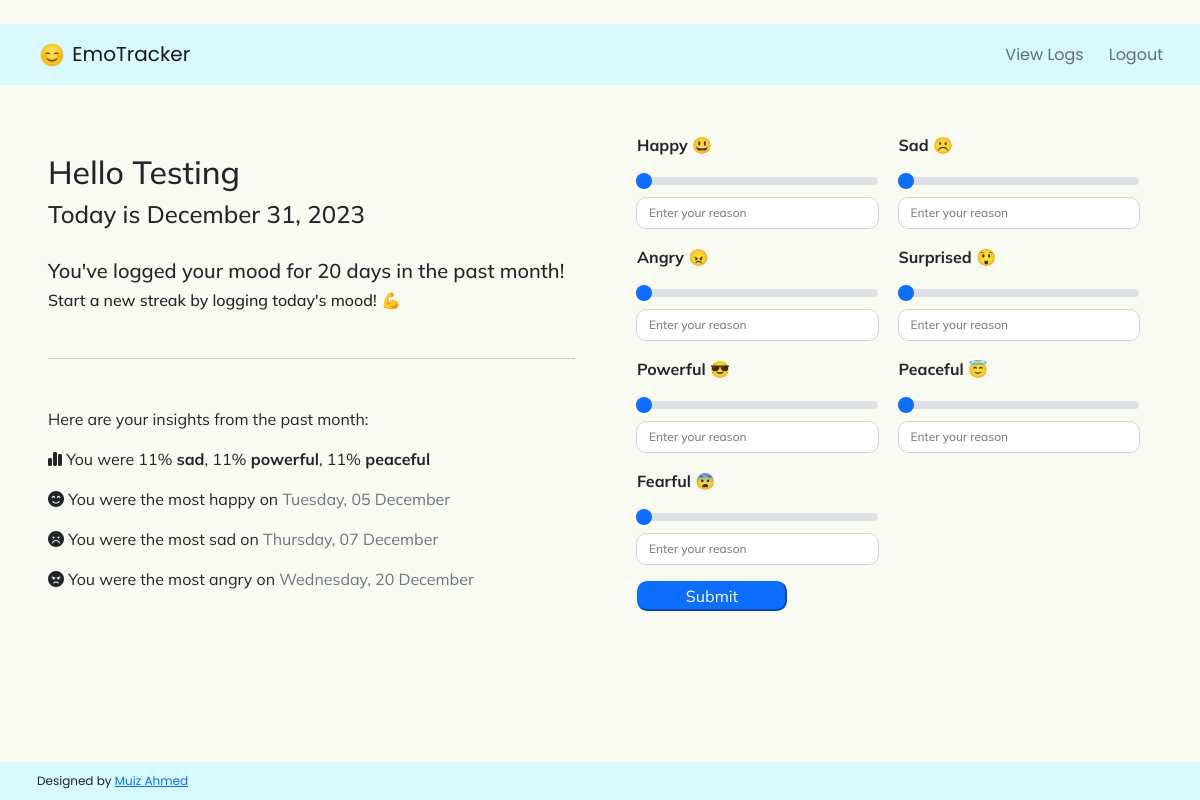
The page / (signed in) on the database its author committed.
### tables this page shows
CREATE TABLE 'Users' (
id INTEGER PRIMARY KEY AUTOINCREMENT NOT NULL,
name TEXT NOT NULL,
username TEXT UNIQUE NOT NULL,
hash TEXT NOT NULL,
streak NUMERIC NOT NULL DEFAULT 0
);

CREATE TABLE 'Moods' ('id' INTEGER PRIMARY KEY AUTOINCREMENT NOT NULL, "mood" TEXT NOT NULL, emoji TEXT NOT NULL DEFAULT '');

### app.py (the view, shortened to what this page needs)
@app.route("/", methods=["GET", "POST"])
@login_required
def index():
    global date_format
    user_id = session["user_id"]
    moods = db.execute("SELECT * FROM Moods")
    username = db.execute("SELECT name FROM Users WHERE id = ?", user_id)[0][
        "name"
    ]
    streak = db.execute("SELECT streak FROM Users WHERE id = ?", user_id)[0]["streak"]
    total_entries = db.execute(
        "SELECT COUNT(*) AS count FROM Entry \
                               WHERE Entry.date >= date('now', '-1 month') \
                                AND user_id = ?", user_id
    )[0]["count"]
    current_date = datetime.now().strftime("%B %d, %Y")
    moods_avg = {}
    moods_max = {}
    if total_entries > 10:
        for mood_id in range(1, 8):
            current = db.execute(
                "SELECT ROUND(AVG(percentage)) AS avg, Moods.mood FROM User_Mood \
                    JOIN Moods ON User_Mood.mood_id = Moods.id \
                    JOIN Entry ON User_Mood.entry_id = Entry.id \
                        WHERE mood_id = ? AND user_id = ? \
                            AND Entry.date >= date('now', '-1 month')",
                mood_id,
                user_id,
            )[0]
            moods_avg[current["mood"]] = int(current["avg"])
        moods_avg = dict(
            sorted(moods_avg.items(), key=lambda item: item[1], reverse=True)
        )
        moods_avg = dict(itertools.islice(moods_avg.items(), 3))
        for mood_id in range(1, 4):
            current = db.execute(
                "SELECT MAX(percentage) AS max, Moods.mood, Entry.date FROM User_Mood \
                      JOIN Moods ON User_Mood.mood_id = Moods.id \
                      JOIN Entry ON User_Mood.entry_id = Entry.id \
                        WHERE mood_id = ? AND user_id = ? \
                            AND Entry.date >= date('now', '-1 month')",
                mood_id,
                user_id,
            )[0]
            moods_max[current["mood"]] = datetime.strptime(
                current["date"], date_format
            ).strftime("%A, %d %B")
    if request.method == "GET":
        return render_template(
            "index.html",
            total_entries=total_entries,
            date=current_date,
            moods=moods,
            avg=moods_avg,
            max=moods_max,
            streak=streak,
            username=username,
            entry_exists=session["entry_exists"],
        )

### app.py (called while the page is built)
@app.after_request
def after_request(response):
    response.headers["Cache-Control"] = "no-cache, no-store, must-revalidate"
    response.headers["Expires"] = 0
    response.headers["Pragma"] = "no-cache"
    return response

@app.template_filter("zip")
def zip_lists(a, b):
    return zip(a, b)

### helpers.py (called while the page is built)
def login_required(f):
    @wraps(f)
    def decorated_function(*args, **kwargs):
        if session.get("user_id") is None:
            return redirect("/login")
        return f(*args, **kwargs)
    return decorated_function

### templates/index.html (shortened to what this page needs)
{% extends "layout.html" %} {% block title %}: Dashboard {% endblock %} {% block nav_link %}
<a class="nav-link" href="{{ url_for('date_view') }}">View Logs</a>
{% endblock %} {% block main %}
<div class="index">
  <div class="welcome-user my-auto">
    <div class="greetings">
      <p class="h2">Hello {{ username.title() }}</p>
      <p class="h4">Today is {{ date }}</p>
      <div class="streak-user">
        {% if not entry_exists %}
        <p class="h5">
          You've logged your mood for {{ total_entries }} days in the past
          month!
        </p>
        {% if streak == 0 %}
        <p class="h6">Start a new streak by logging today's mood! 💪</p>
        {% else %}
        <p class="h6">
          Keep your {{ streak }}-day streak going by logging today's mood! 💪
        </p>
        {% endif %} {% else %}
        <p class="h5">Great job, you've logged your mood for today!</p>
        <p class="h6">You now have a streak of {{ streak }} days! 🥳</p>
        {% endif %}
      </div>
      <div class="analytics">
        {% if total_entries > 10 %} {% include "analytics.html" %} {% endif %}
      </div>
    </div>
  </div>
  <div class="container-fluid">
    <form action="/" method="post">
      <div class="mood-form">
        {% for mood in moods %} {% set emoji = mood['emoji'] %} {% set mood =
        mood['mood'] %} {% if mood != 'uncategorized' %}
        <div class="input-group mb-3">
          <label for="{{ mood }}Slider" class="form-label"
            >{{ mood.title() }} {{ emoji }}</label
          >
          <input
            type="range"
            class="form-range slider my-1"
            name="{{ mood }}Percentage"
            value="0"
          />
          <input
            type="text"
            class="form-control reason"
            name="{{ mood }}Reason"
            placeholder="Enter your reason"
            autocomplete="off"
          />
        </div>
        {% endif %} {% endfor %}
      </div>
      <button type="submit" class="submit btn-primary">Submit</button>
    </form>
  </div>
</div>
{% endblock %}

### templates/layout.html (shortened to what this page needs)
﻿<!DOCTYPE html>
<html lang="en">
  <head>
    <link
      href="https://cdn.jsdelivr.net/npm/bootstrap@5.1.3/dist/css/bootstrap.min.css"
      rel="stylesheet"
    />
    <link href="/static/styles.css" rel="stylesheet" />
  </head>
  <body>
    <nav class="navbar navbar-light">
      <div class="container-fluid">
        <a class="navbar-brand" href="{{ url_for('index') }}">
          <img
            src="/static/favicon.png"
            alt=""
            width="30"
            height="30"
            class="d-inline-block align-text-top"
          />
          EmoTracker
        </a>
        <div class="navbar-nav">
          {% block nav_link %}{% endblock %}
          {% if username %}
          <a class="nav-link" href="{{ url_for('logout') }}">Logout</a>
          {% endif %}
        </div>
      </div>
    </nav>
    <main class="mx-5 py-5">{% block main %}{% endblock %}</main>
  </body>
  <footer>
    <nav class="navbar navbar-light fixed-bottom footer">
      <div class="container-fluid">
        <span class="copyrights"
          >Designed by
          <a href="https://github.com/muizahmed">Muiz Ahmed</a></span
        >
      </div>
    </nav>
  </footer>
</html>

### templates/analytics.html
<hr class="my-5" />
<p class="h6">
  <p>Here are your insights from the past month:</p> <p
  ><i class="fa-solid fa-chart-simple"></i> You were {% for mood, average in avg.items() %}
  {{ average }}% <b>{{ mood }}</b>{% if not loop.last %}, {% endif %}
  {% endfor %}
  {% for emoji, (mood, date) in (["smile-beam", "frown", "angry"]|zip(max.items())) %}
  <p><i class="fa-solid fa-face-{{ emoji }}"></i> You were the most {{ mood }} on <span class="text-secondary">{{ date }}</span></a></p>
  {% endfor %}
</p>
</p>

### static/styles.css (style rules this page uses)
* { box-sizing: border-box; }
body { background-color: #f9fbf2; }
.navbar { font-family: "Poppins", sans-serif; background-color: #d7f9ff; padding: 10px 25px; }
.navbar-nav { flex-direction: row; gap: 25px; }
main { font-family: "Mulish", sans-serif; }
.index { display: grid; grid-template-columns: 1fr 1fr; column-gap: 50px; }
.streak-user { margin-top: 30px !important; }
.mood-form { display: grid; grid-template-columns: 1fr 1fr; column-gap: 20px; }
.reason { width: 100% !important; font-size: 12px; border-radius: 10px !important; }
.form-label { font-weight: bold; font-size: 16px; }
.submit { border-radius: 10px; width: 150px; }
.copyrights { font-size: 12px; }

### rows shown on the page
Users: title "Testing"
Moods: average "11", mood "sad", title "Sad", emoji "☹️"
Moods: average "11", mood "powerful", title "Powerful", emoji "😎"
Moods: average "11", mood "peaceful", title "Peaceful", emoji "😇"
Moods: title "Happy", emoji "😃"
Moods: title "Angry", emoji "😠"
Moods: title "Surprised", emoji "😲"
Moods: title "Fearful", emoji "😨"

### other values the page prints
{{ date }} "December 31, 2023"
{{ total_entries }} "20"
{{ mood }} "happy" "sad" "angry"
{{ date }} "Tuesday, 05 December" "Thursday, 07 December" "Wednesday, 20 December"
